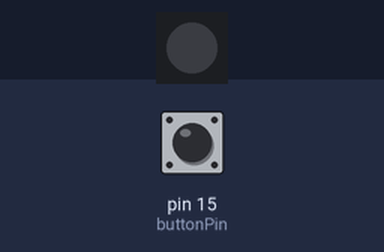
Simulated run of this sketch. Board: Arduino Uno, built with avr-gcc and run on an emulated ATmega328P. On the bench: 1 RGB LEDs in strip order, left to right. The test bench sets the inputs (shaded band); at power-on: pin 15 (buttonPin) LOW.

Above: at 1.2 s.
1.3 s: pin 15 (buttonPin) pulled HIGH for 0.15 s
At 1.38 s:
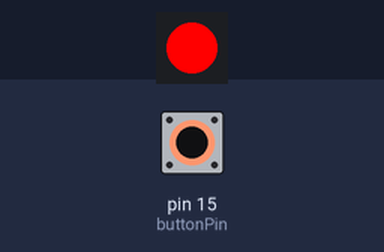
2.9 s: pin 15 (buttonPin) pulled HIGH for 3.2 s
At 7.1 s:
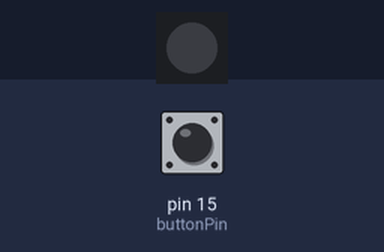
Timing chart, 0 to 8.6 s (numbered marks = the images above; inputs shaded):
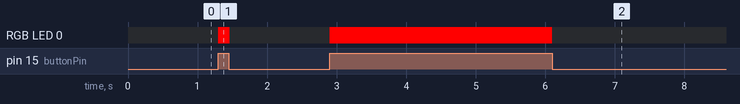

Measured:
- after the input at 1.3 s, RGB LED 0: off → RGB(255, 0, 0) at once, → off 0.16 s later
- after the input at 2.9 s, RGB LED 0: off → RGB(255, 0, 0) at once, → off 3.2 s later

The sketch:

eye.ino
```cpp
#include <Adafruit_NeoPixel.h>

// this constant won't change:
const int  buttonPin = 15;    // the pin that the pushbutton is attached to
const int ledPin = 14;       // the pin that the LED is attached to

// Variables will change:
int buttonState = 0;         // current state of the button
int lastButtonState = 0;     // previous state of the button

Adafruit_NeoPixel pixel = Adafruit_NeoPixel(1, 14, NEO_GRB + NEO_KHZ800);

void setup() {
  // initialize the button pin as a input:
  pinMode(buttonPin, INPUT);
  // initialize the LED as an output:
  pinMode(ledPin, OUTPUT);
  // initialize serial communication:
  //Serial.begin(9600);
  pixel.begin();
}


void loop() {

  // read the pushbutton input pin:
  buttonState = digitalRead(buttonPin);

  //Serial.println(buttonState);

  // compare the buttonState to its previous state
  if (buttonState != lastButtonState) {
    // if the state has changed, increment the counter
    if (buttonState == HIGH) {
      // if the current state is HIGH then the button went from off to on:
      //Serial.println("on");

      turnOn(5);
    } else {
      // if the current state is LOW then the button went from on to off:
      //Serial.println("off");
      turnOff();
    }
    // Delay a little bit to avoid bouncing
    delay(50);
  }
  // save the current state as the last state, for next time through the loop
  lastButtonState = buttonState;

}

void turnOn(int tInterval){
  //Serial.println("setting pixel colour red");
  pixel.setPixelColor(0, pixel.Color(255, 0, 0));
  pixel.show();
  delay(tInterval);
}

void turnOff(){
  ////Serial.println("setting pixel colour off");
  pixel.setPixelColor(0,  pixel.Color(0, 0, 0));
  pixel.show();
  delay(10);
}
```
